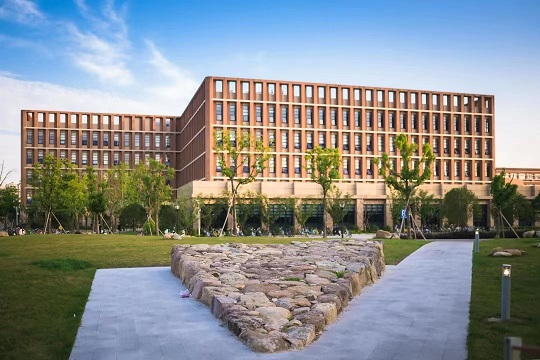
#> input picture input/nbu.jpg, 540 x 360 px
$ python image.py
#> lines starting #> are read from the running program, lines starting #| are printed output that depends on the picture
import argparse
import abc
import os
import time
import sys

import numpy as np
import matplotlib.pyplot as plt
from PIL import Image, ImageDraw

from typing import Tuple
from scipy.sparse import coo_matrix
import scipy.sparse as sp
import cv2

from lib import cuda_utils

# [37 lines left out: function get_gradient_operator, not called in this run]

def to_img(img):
    ret = img.copy()
    ret *= 255
    ret = np.moveaxis(ret, 0, -1).astype(np.uint8)
    return ret

class Solver:
    def __init__(self, args):
        self.save_file = args.output
        self.input_file = args.input
        self.log = args.verbose

        self.lamba = args.l
        self.kappa = args.k
        self.beta_max = args.beta_max

        self.beta0 = 2 * self.lamba
        self.beta = self.beta0

        self.image = np.array(Image.open(args.input).convert('RGB'))
#> self.image is the input picture: shape (360, 540, 3); mean R, G, B 137.4, 141.9, 143.2
        self.I = np.moveaxis(self.image, -1, 0).astype(float) / 256
        self.height, self.width = self.I[0].shape
#> self.height = 360; self.width = 540

        self._type = None

    def solve(self):
        print("[ {} ]".format(self._type))
        self.S = self.I.copy()
        start_time = time.time()
        if self.S.shape[0] == 3:
            print("Processing {} x {} RGB image".format(self.width, self.height))
#| Processing 540 x 360 RGB image
        if self.S.shape[0] == 1:
            print("Processing {} x {} Gray image".format(self.width, self.height))
        self.optimize()
#> in to_img, `ret = np.moveaxis(ret, 0, -1).astype(np.uint8)`:
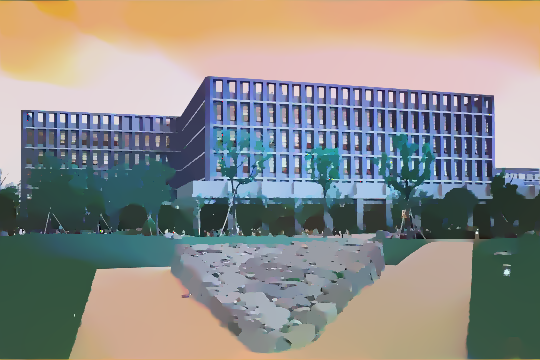
#> ret: shape (360, 540, 3); mean of channels 0, 1, 2 136.3, 140.8, 142.2; drawn as B, G, R


        final_time = time.time()
        self.duration = final_time - start_time
        print("Total Time: %f (s)" % (self.duration))
        print("Iterations: %d" % (self.iteration))

    # [31 lines left out: function detail_magnification, not called in this run]

    def save_fig_paper(self):
        """
        style of Fast and Effective L0 Gradient Minimization by Region Fusion
        """
        # draw signal
        x = np.array([i for i in range(self.width)])
#> x = 540 values from 0 to 539
        y1 = self.I[0][int(self.height/2)]
#> y1 = 540 values, max 0.996 at index 351, min 0.082 at index 406, mean 0.596
        y2 = self.S[0][int(self.height/2)]
#> y2 = 540 values, max 0.994 at index 383, min 0.149 at index 406, mean 0.555

        plt.figure()
        plt.xticks([])
        plt.yticks([])
        plt.gca().yaxis.tick_left()

        plt.plot(x, y1, color='yellow')
        plt.savefig("input_signal.png", dpi=500, bbox_inches='tight', pad_inches=0)
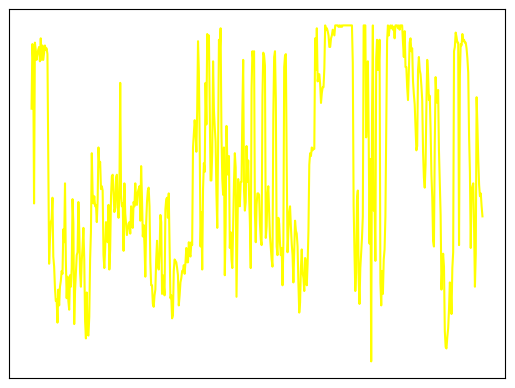
#> figure drawn by matplotlib, 1 panel

        plt.plot(x, y2, color='red')
        plt.savefig("signal.png", dpi=500, bbox_inches='tight', pad_inches=0)
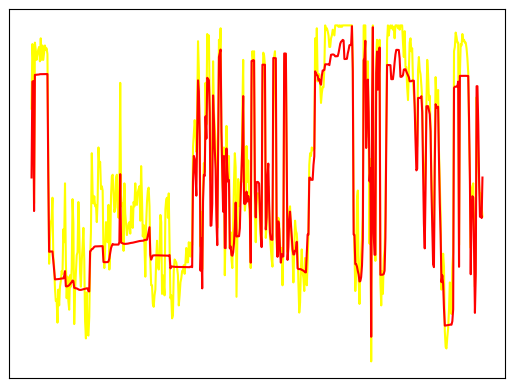
#> figure drawn by matplotlib, 1 panel

        # draw image
        img = Image.open(self.save_file)
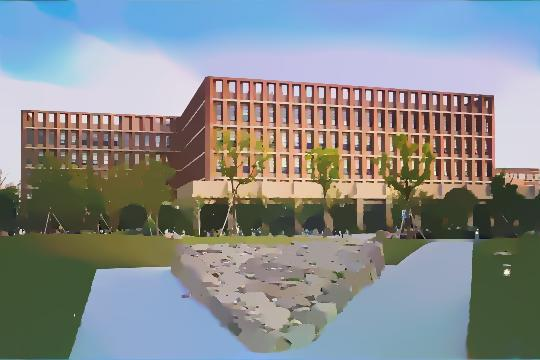
#> img: PIL image 540x360 RGB; mean R, G, B 136.4, 140.8, 142.3
        draw = ImageDraw.Draw(img)
        line_color = (255, 0, 0)
        line_coord = [(0, int(self.height/2)), (self.width, int(self.height/2))]
#> line_coord = [(0, 180), (540, 180)]
        draw.line(line_coord, fill=line_color, width=2)
        img.save("line.png")
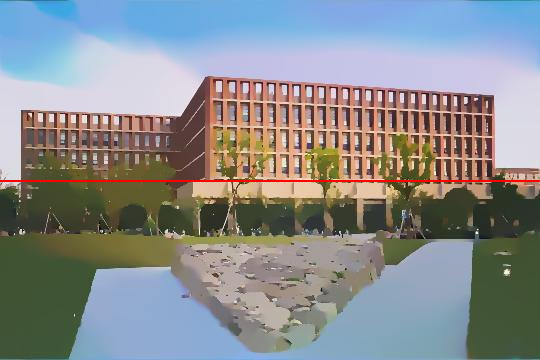
#> saved as line.png: PIL image 540x360 RGB; mean R, G, B 137, 140.1, 141.8

        # draw image
        img = Image.open(self.input_file)
        draw = ImageDraw.Draw(img)
        line_color = (255, 0, 0)
        line_coord = [(0, int(self.height/2)), (self.width, int(self.height/2))]
        draw.line(line_coord, fill=line_color, width=2)
        img.save("input_line.png")
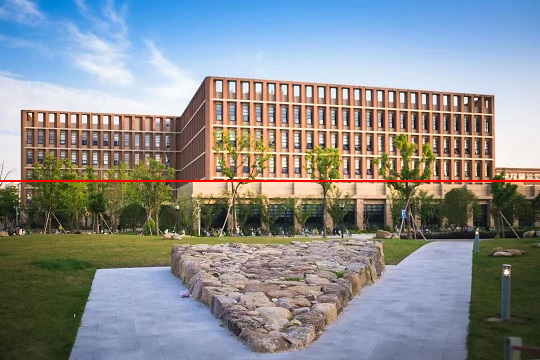
#> saved as input_line.png: PIL image 540x360 RGB; mean R, G, B 137.9, 141.1, 142.7


    def save_fig(self):
        image = Image.fromarray(to_img(self.S))
        image.save(self.save_file)
        self.save_fig_paper()


    # [5 lines left out: function optimize, not called in this run]

class LinearSystem_Solver(Solver):
    # [39 lines left out: functions __init__, updateHV, updateS, optimize, not called in this run]

class LinearSystem_SolverL2(Solver):
    '''
    this part is trivial, only to prove that l2 gradient can't be used
    '''
    # [15 lines left out: functions __init__, optimize, not called in this run]


class FFT_Solver(Solver):
    def __init__(self, args):
        super(FFT_Solver, self).__init__(args)
        self._type = 'FFT'
        conv_x = np.zeros(self.I[0].shape, dtype=np.float32)
        conv_y = np.zeros(self.I[0].shape, dtype=np.float32)

        conv_x[0][0], conv_x[0][self.width-1]  = -1, 1
        conv_y[0][0], conv_y[self.height-1][0] = -1, 1

        #conv_x[0][0], conv_x[0][1]  = -1, 1
        #conv_y[0][0], conv_y[1][0] = -1, 1

        self.otf_x = np.fft.fft2(conv_x)
        self.otf_y = np.fft.fft2(conv_y)

        self.MTF = np.power(np.abs(self.otf_x), 2) + np.power(np.abs(self.otf_y), 2)

    def updateHV(self):
        Hs = []
        Vs = []
        for i in range(self.chan):
            H = np.zeros(self.S[i].shape)
            V = np.zeros(self.S[i].shape)

            V[0:self.height-1, :] = np.diff(self.S[i], axis=0) #dy
            H[:, 0:self.width-1]  = np.diff(self.S[i], axis=1) #dx

            t = np.power(H, 2) + np.power(V, 2) < self.lamba/self.beta
            #print(t[0][0], t.shape)
            V[t] = 0
            H[t] = 0
            Hs.append(H)
            Vs.append(V)
        return Hs, Vs

    def updateS(self, H, V):
        div = 1 + self.beta * self.MTF
        for channel in range(self.chan):
            res = np.fft.fft2(self.I[channel]) + self.beta * (np.conjugate(self.otf_x) * np.fft.fft2(H[channel]) + np.conjugate(self.otf_y) * np.fft.fft2(V[channel]))
            res = res / div
            res = np.fft.ifft2(res)
            self.S[channel] = res.real
        return

    def optimize(self):
        cnt = 1
        self.chan = self.I.shape[0]
        while(self.beta < self.beta_max):
            if self.log:
                print('iter {}: beta={}'.format(cnt, self.beta))
            H, V = self.updateHV()
            self.updateS(H, V)
            self.beta *= self.kappa
            cnt += 1
        self.iteration = cnt

class FFT_Solver_CUDA(Solver):
    # [58 lines left out: functions __init__, updateHV, updateS, optimize, not called in this run]

class FFT_Solver_CUDA2(FFT_Solver_CUDA):
    def __init__(self, args):
        super(FFT_Solver_CUDA2, self).__init__(args)
        self._type = 'FFT_CUDA2'

    # [4 lines left out: function updateHV, not called in this run]


class Bi(Solver):
    def __init__(self, args):
        super(Bi, self).__init__(args)
        self._type = 'Bi'
    # [39 lines left out: functions optimize, detail_magnification, not called in this run]


if __name__=='__main__':
    parser = argparse.ArgumentParser(description="implementation of image smoothing via L0 gradient minimization")

    parser.add_argument('--input', default='./input/nbu.jpg',
        help="input image file")

    parser.add_argument('--output', default='./res.jpg',
        help="output image file")

    parser.add_argument('-k', type=float, default=2.0,
        metavar='kappa', help='updating weight (default 2.0)')

    parser.add_argument('-l', type=float, default=2e-2,
        metavar='lambda', help='smoothing weight (default 2e-2)')

    parser.add_argument('--beta_max', type=float, default=1e5,
        help='updating threshold (default 1e5)')

    parser.add_argument('-v', '--verbose', action='store_true',
        help='enable verbose logging for each iteration')

    parser.add_argument('-m', default='fft',
        metavar='method', help="support three method: l0; fft; fft_cuda; l2(trivial)")

    parser.add_argument('--enhance', action='store_true',
        help='output enhanced picture')

    parser.add_argument('--hdr', action='store_true',
        help='output hdr picture')

    args = parser.parse_args()

    #s = LinearSystem_Solver(args)
    if   args.m == 'fft':
        s = FFT_Solver(args)
    elif args.m == 'l0':
        s = LinearSystem_Solver(args)
    elif args.m == 'fft_cuda':
        s = FFT_Solver_CUDA(args)
    elif args.m == 'fft_cuda2':
        s = FFT_Solver_CUDA2(args)
    elif args.m == 'l2':
        s = LinearSystem_SolverL2(args)
    elif args.m == 'bi':
        s = Bi(args)
    else:
        print('not supported method! please check help')
        sys.exit()

    if args.hdr or args.enhance:
        if args.hdr:
            s.detail_magnification()
        if args.enhance:
            s.detail_magnification(use='detail')
    else:
        s.solve()

    s.save_fig()
    print('done!')

$ run again, with input/flower.jpg copied over input/nbu.jpg
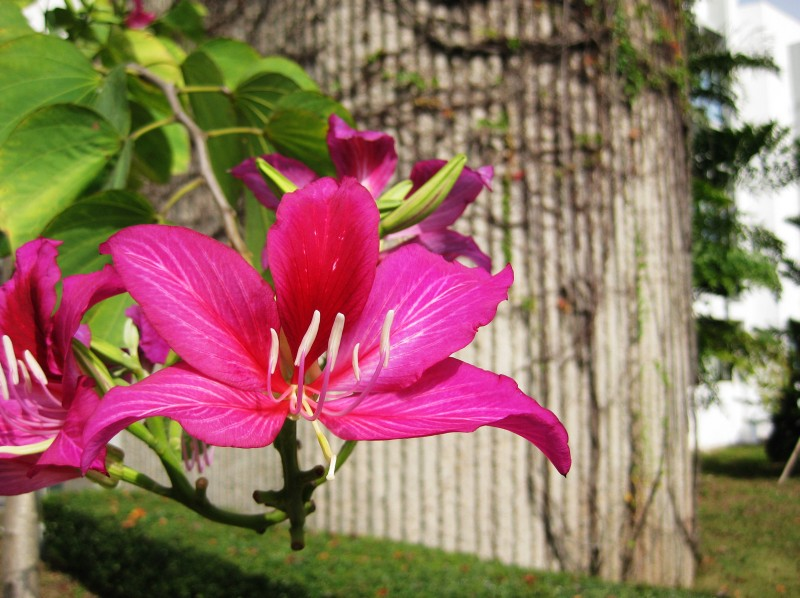
#> input picture input/flower.jpg, 800 x 598 px
#> in __init__, self.image is the input picture: shape (598, 800, 3); mean R, G, B 146.2, 110.5, 95.8
#| Processing 800 x 598 RGB image
#> in to_img, `ret = np.moveaxis(ret, 0, -1).astype(np.uint8)`:
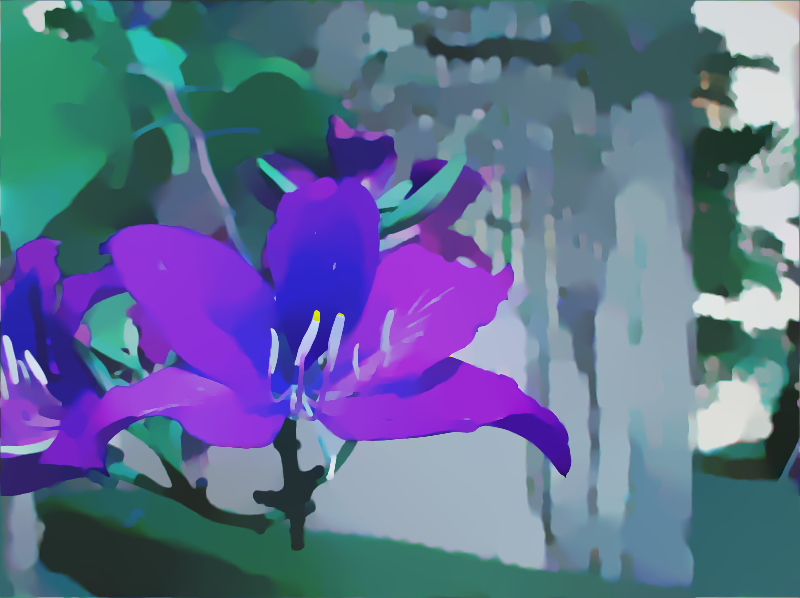
#> ret: shape (598, 800, 3); mean of channels 0, 1, 2 145.1, 109.5, 94.9; drawn as B, G, R
#> y1 = 800 values, max 0.996 at index 173, min 0.266 at index 33, mean 0.763
#> y2 = 800 values, max 1.06 at index 275, min 0.472 at index 35, mean 0.764
#> in save_fig_paper, `img.save("input_line.png")`:
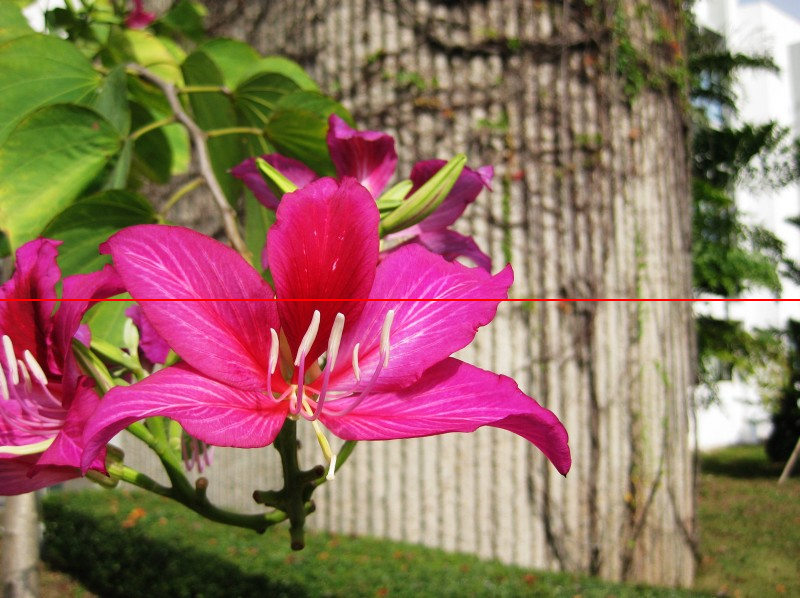
#> saved as input_line.png: PIL image 800x598 RGB; mean R, G, B 146.4, 110.1, 95.4

$ run again, with input/flower.png saved as input/nbu.jpg
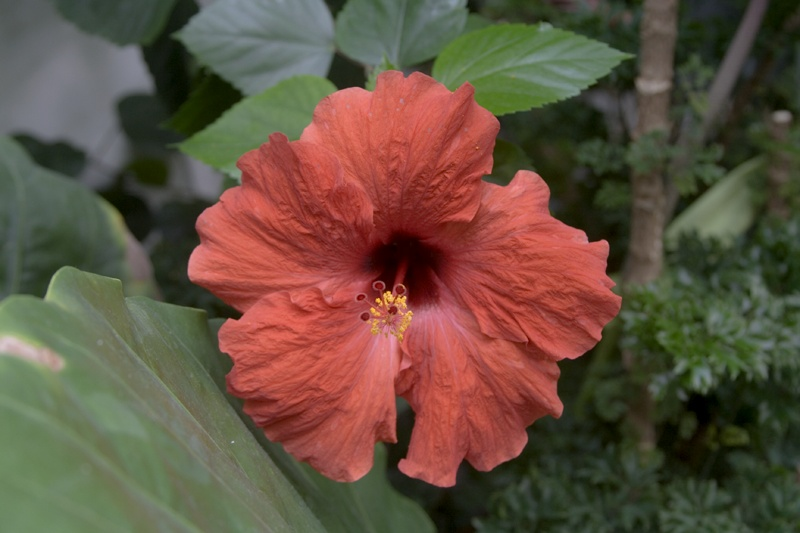
#> input picture input/flower.png, 800 x 533 px
#> in __init__, self.image is the input picture: shape (533, 800, 3); mean R, G, B 99.7, 80.8, 64.3
#| Processing 800 x 533 RGB image
#> in to_img, `ret = np.moveaxis(ret, 0, -1).astype(np.uint8)`:
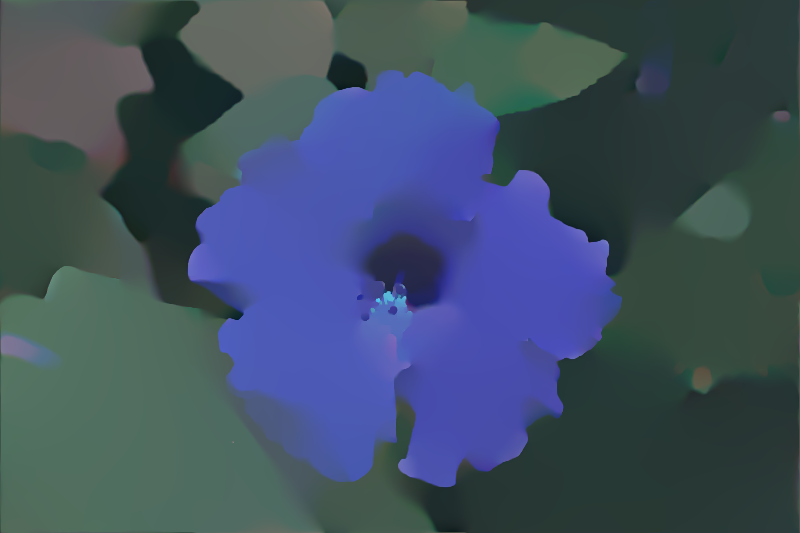
#> ret: shape (533, 800, 3); mean of channels 0, 1, 2 98.8, 80, 63.5; drawn as B, G, R
#> y1 = 800 values, max 0.875 at index 200, min 0.082 at index 789, mean 0.416
#> y2 = 800 values, max 0.771 at index 189, min 0.173 at index 186, mean 0.447
#> in save_fig_paper, `img.save("input_line.png")`:
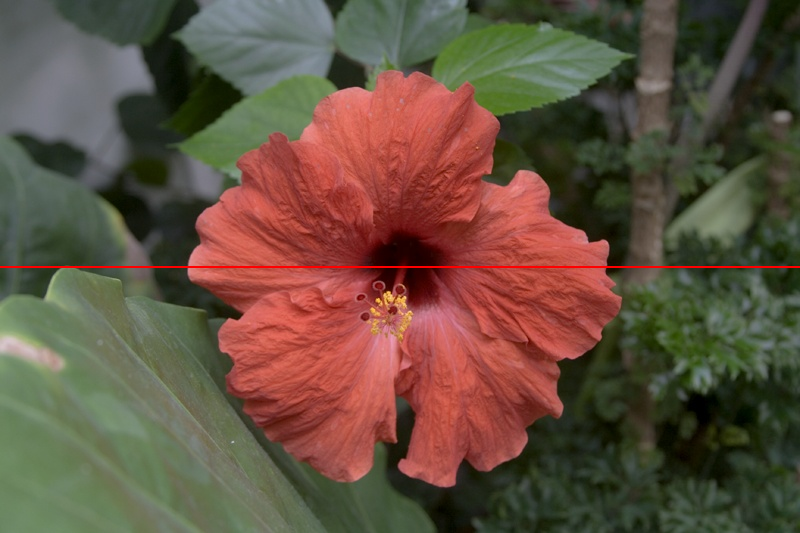
#> saved as input_line.png: PIL image 800x533 RGB; mean R, G, B 100.2, 80.5, 64.1
